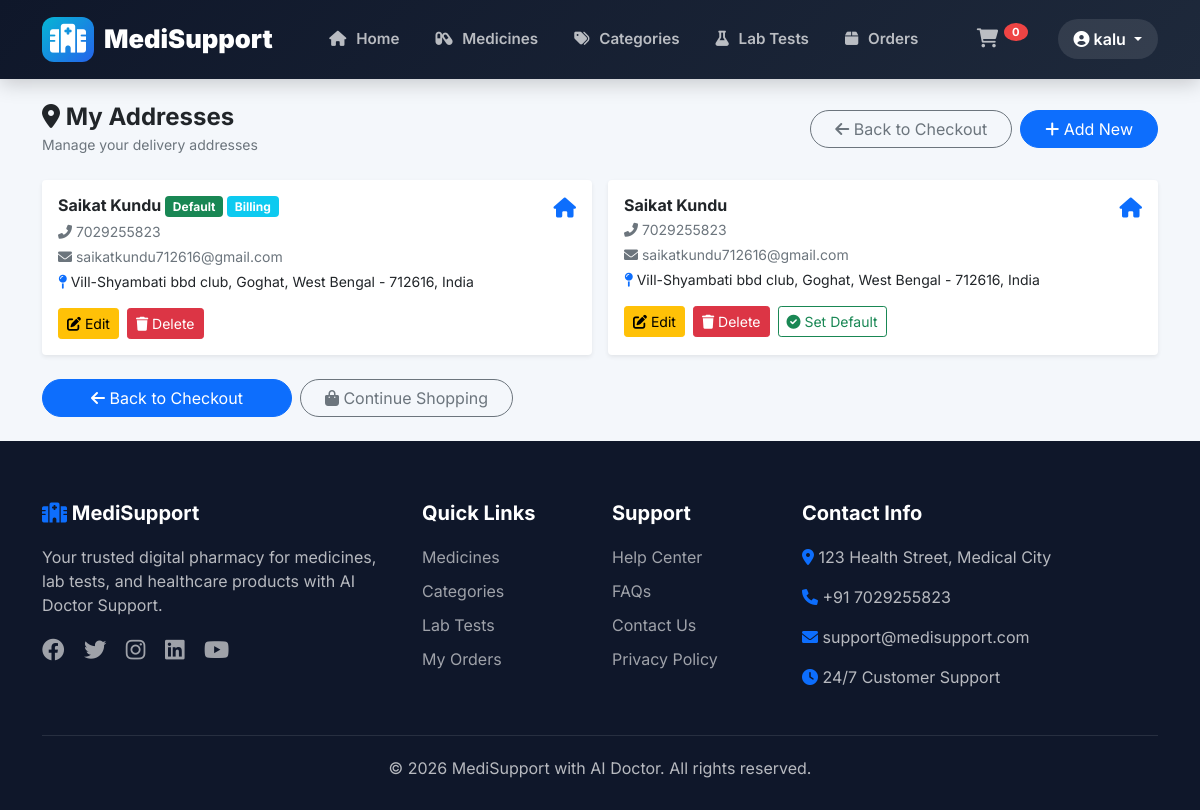
Page /addresses/ (signed in) on the committed database.
### store/models.py (models this page shows, shortened)
class UserAddress(models.Model):
    HOME = 'HOM'
    WORK = 'WRK'
    OTHER = 'OTH'
    ADDRESS_TYPES = [
        (HOME, 'Home'),
        (WORK, 'Work'),
        (OTHER, 'Other'),
    ]
    user = models.ForeignKey(User, on_delete=models.CASCADE, related_name='addresses')
    address_type = models.CharField(max_length=3, choices=ADDRESS_TYPES, default=HOME)
    address_label = models.CharField(max_length=50, blank=True)
    name = models.CharField(max_length=200)
    phone = models.CharField(max_length=15)
    alternate_phone = models.CharField(max_length=15, blank=True)
    email = models.EmailField(blank=True)
    address_line1 = models.TextField()
    address_line2 = models.TextField(blank=True)
    landmark = models.CharField(max_length=200, blank=True)
    city = models.CharField(max_length=100)
    state = models.CharField(max_length=100)
    pincode = models.CharField(max_length=10)
    country = models.CharField(max_length=100, default='India')
    latitude = models.DecimalField(max_digits=11, decimal_places=8, null=True, blank=True)
    longitude = models.DecimalField(max_digits=11, decimal_places=8, null=True, blank=True)
    is_default = models.BooleanField(default=False)
    is_billing = models.BooleanField(default=False)
    is_active = models.BooleanField(default=True)
    created_at = models.DateTimeField(auto_now_add=True)
    updated_at = models.DateTimeField(auto_now=True)
    class Meta:
        verbose_name_plural = "User Addresses"
        ordering = ['-is_default', '-created_at']
    def get_full_address(self):
        parts = [self.address_line1]
        if self.address_line2:
            parts.append(self.address_line2)
        if self.landmark:
            parts.append(f"Landmark: {self.landmark}")
        parts.append(f"{self.city}, {self.state} - {self.pincode}")
        parts.append(self.country)
        return ", ".join(parts)

### store/views.py (the view)
# urls.py: path('addresses/', views.address_list, name='address_list'),
@login_required
def address_list(request):
    addresses = UserAddress.objects.filter(user=request.user, is_active=True)
    return render(request, 'store/address_list.html', {'addresses': addresses})

### store/templates/store/address_list.html (shortened to what this page needs)
{% extends 'store/header.html' %}
{% block content %}
<div class="container py-4">
    <div class="d-flex justify-content-between align-items-center mb-4 flex-wrap gap-2">
        <div>
            <h4 class="fw-bold mb-0">
                <i class="fas fa-map-marker-alt"></i> My Addresses
            </h4>
            <small class="text-muted">Manage your delivery addresses</small>
        </div>
        <div class="d-flex gap-2">
            <a href="{% url 'store:checkout' %}" class="btn btn-outline-secondary rounded-pill px-4">
                <i class="fas fa-arrow-left"></i> Back to Checkout
            </a>
            <a href="{% url 'store:address_create' %}?next=checkout" class="btn btn-primary rounded-pill px-4">
                <i class="fas fa-plus"></i> Add New
            </a>
        </div>
    </div>
    {% if addresses %}
        <div class="row g-3">
            {% for address in addresses %}
                <div class="col-md-6">
                    <div class="card h-100 border-0 shadow-sm rounded-4 {% if address.is_default %}border-success border-2{% endif %}">
                        <div class="card-body">
                            <div class="d-flex justify-content-between align-items-start">
                                <div class="flex-grow-1">
                                    <h6 class="fw-bold mb-1">
                                        {{ address.name }}
                                        {% if address.is_default %}
                                            <span class="badge bg-success">Default</span>
                                        {% endif %}
                                        {% if address.is_billing %}
                                            <span class="badge bg-info">Billing</span>
                                        {% endif %}
                                    </h6>
                                    <p class="text-muted mb-1 small">
                                        <i class="fas fa-phone-alt"></i> {{ address.phone }}
                                    </p>
                                    {% if address.email %}
                                        <p class="text-muted mb-1 small">
                                            <i class="fas fa-envelope"></i> {{ address.email }}
                                        </p>
                                    {% endif %}
                                    <p class="mb-0 small">
                                        <i class="fas fa-map-pin text-primary"></i>
                                        {{ address.get_full_address }}
                                    </p>
                                </div>
                                <div class="text-primary ms-2">
                                    {% if address.address_type == 'HOM' %}
                                        <i class="fas fa-home fa-lg"></i>
                                    {% elif address.address_type == 'WRK' %}
                                        <i class="fas fa-briefcase fa-lg"></i>
                                    {% else %}
                                        <i class="fas fa-map-marker-alt fa-lg"></i>
                                    {% endif %}
                                </div>
                            </div>
                            <div class="mt-3 d-flex gap-2 flex-wrap">
                                <a href="{% url 'store:address_update' address.id %}?next=checkout"
                                   class="btn btn-sm btn-warning">
                                    <i class="fas fa-edit"></i> Edit
                                </a>
                                <a href="{% url 'store:address_delete' address.id %}"
                                   class="btn btn-sm btn-danger">
                                    <i class="fas fa-trash"></i> Delete
                                </a>
                                {% if not address.is_default %}
                                    <a href="{% url 'store:address_set_default' address.id %}"
                                       class="btn btn-sm btn-outline-success">
                                        <i class="fas fa-check-circle"></i> Set Default
                                    </a>
                                {% endif %}
                            </div>
                        </div>
                    </div>
                </div>
            {% endfor %}
        </div>
        <div class="mt-4 d-flex gap-2 flex-wrap">
            <a href="{% url 'store:checkout' %}" class="btn btn-primary rounded-pill px-5">
                <i class="fas fa-arrow-left"></i> Back to Checkout
            </a>
            <a href="{% url 'store:medicines' %}" class="btn btn-outline-secondary rounded-pill px-4">
                <i class="fas fa-shopping-bag"></i> Continue Shopping
            </a>
        </div>
    {% endif %}
</div>
{% endblock %}

### store/templates/store/header.html (shortened to what this page needs)
<!DOCTYPE html>
{% load static %}
<html lang="en">
<head>
    <link rel="stylesheet" href="https://cdnjs.cloudflare.com/ajax/libs/font-awesome/6.4.0/css/all.min.css">
    <link href="https://cdn.jsdelivr.net/npm/bootstrap@5.1.3/dist/css/bootstrap.min.css" rel="stylesheet">
    <link rel="stylesheet" href="https://cdn.jsdelivr.net/npm/bootstrap-icons@1.8.1/font/bootstrap-icons.css">
    <link rel="stylesheet" href="https://cdnjs.cloudflare.com/ajax/libs/font-awesome/6.0.0/css/all.min.css">
    <link rel="stylesheet" href="{% static 'css/header.css' %}">
</head>
<body>
    <nav class="navbar navbar-expand-lg custom-navbar">
        <div class="container">
            <a class="navbar-brand" href="{% url 'store:home' %}">
                <i class="fas fa-hospital"></i>
                MediSupport
            </a>
            <div class="collapse navbar-collapse" id="mainNavbar">
                <ul class="navbar-nav mx-auto">
                    <li class="nav-item">
                        <a class="nav-link {% if request.path == '/' %}active{% endif %}" href="{% url 'store:home' %}">
                            <i class="fas fa-home"></i> Home
                        </a>
                    </li>
                    <li class="nav-item">
                        <a class="nav-link {% if 'medicines' in request.path %}active{% endif %}" href="{% url 'store:medicines' %}">
                            <i class="fas fa-capsules"></i> Medicines
                        </a>
                    </li>
                    <li class="nav-item">
                        <a class="nav-link {% if 'categories' in request.path %}active{% endif %}" href="{% url 'store:category_list' %}">
                            <i class="fas fa-tags"></i> Categories
                        </a>
                    </li>
                    <li class="nav-item">
                        <a class="nav-link {% if 'lab' in request.path %}active{% endif %}" href="{% url 'store:lab_tests' %}">
                            <i class="fas fa-flask"></i> Lab Tests
                        </a>
                    </li>
                    <li class="nav-item">
                        <a class="nav-link {% if 'orders' in request.path %}active{% endif %}" href="{% url 'store:my_orders' %}">
                            <i class="fas fa-box"></i> Orders
                        </a>
                    </li>
                </ul>
                <div class="d-flex align-items-center gap-2">
                    <a href="{% url 'store:view_cart' %}" class="nav-link position-relative">
                        <span class="cart-badge">{{ cart_count|default:0 }}</span>
                    </a>
                    {% if user.is_authenticated %}
                        <div class="dropdown user-dropdown">
                            <button class="btn dropdown-toggle" type="button" data-bs-toggle="dropdown">
                                <i class="fas fa-user-circle"></i> {{ user.username }}
                            </button>
                        </div>
                    {% endif %}
                </div>
            </div>
        </div>
    </nav>
    {% block content %}{% endblock %}
    <footer class="custom-footer">
        <div class="container">
            <div class="row g-4">
                <div class="col-lg-4">
                    <h5><i class="fas fa-hospital text-primary"></i> MediSupport</h5>
                    <p>Your trusted digital pharmacy for medicines, lab tests, and healthcare products with AI Doctor Support.</p>
                    <div class="social-links mt-3">
                        <a href="#"><i class="fab fa-facebook"></i></a>
                        <a href="#"><i class="fab fa-twitter"></i></a>
                        <a href="#"><i class="fab fa-instagram"></i></a>
                        <a href="#"><i class="fab fa-linkedin"></i></a>
                        <a href="#"><i class="fab fa-youtube"></i></a>
                    </div>
                </div>
                <div class="col-lg-2">
                    <h5>Quick Links</h5>
                    <a href="{% url 'store:medicines' %}">Medicines</a>
                    <a href="{% url 'store:category_list' %}">Categories</a>
                    <a href="{% url 'store:lab_tests' %}">Lab Tests</a>
                    <a href="{% url 'store:my_orders' %}">My Orders</a>
                </div>
                <div class="col-lg-2">
                    <h5>Support</h5>
                    <a href="#">Help Center</a>
                    <a href="#">FAQs</a>
                    <a href="#">Contact Us</a>
                    <a href="#">Privacy Policy</a>
                </div>
                <div class="col-lg-4">
                    <h5>Contact Info</h5>
                    <p><i class="fas fa-map-marker-alt text-primary"></i> 123 Health Street, Medical City</p>
                    <p><i class="fas fa-phone text-primary"></i> +91 7029255823</p>
                    <p><i class="fas fa-envelope text-primary"></i> support@medisupport.com</p>
                    <p><i class="fas fa-clock text-primary"></i> 24/7 Customer Support</p>
                </div>
            </div>
            <div class="footer-bottom">
                <p class="mb-0">&copy; {% now "Y" %} MediSupport with AI Doctor. All rights reserved.</p>
            </div>
        </div>
    </footer>
</body>
</html>

### store/static/css/header.css (style rules this page uses)
* { margin: 0; padding: 0; box-sizing: border-box; }
body { font-family: 'Inter', sans-serif; background: #f4f7fb; min-height: 100vh; display: flex; flex-direction: column; }
.custom-navbar { background: linear-gradient(135deg, #0f172a 0%, #1e293b 100%); padding: 12px 0; box-shadow: 0 4px 20px rgba(0,0,0,0.2); position: sticky; top: 0; z-index: 1050; }
.custom-navbar .navbar-brand { font-weight: 900; font-size: 1.6rem; color: white; display: flex; align-items: center; gap: 10px; }
.custom-navbar .navbar-brand i { background: linear-gradient(135deg, #06b6d4, #2563eb); padding: 8px; border-radius: 12px; font-size: 1.8rem; }
.custom-navbar .nav-link { color: rgba(255,255,255,0.7) !important; font-weight: 600; padding: 10px 18px !important; border-radius: 10px; transition: all 0.3s; font-size: 0.95rem; }
.custom-navbar .nav-link i { margin-right: 6px; }
.cart-badge { background: #ef4444; color: white; border-radius: 50%; padding: 2px 8px; font-size: 0.7rem; font-weight: 700; position: relative; top: -8px; left: -4px; }
.user-dropdown .dropdown-toggle { background: rgba(255,255,255,0.1); border: none; color: white; padding: 8px 16px; border-radius: 30px; font-weight: 600; }
.custom-footer { background: #0f172a; color: rgba(255,255,255,0.7); padding: 60px 0 30px; margin-top: auto; }
.custom-footer h5 { color: white; font-weight: 700; margin-bottom: 20px; }
.custom-footer a { color: rgba(255,255,255,0.6); text-decoration: none; transition: all 0.3s; display: block; margin-bottom: 10px; }
.custom-footer .social-links a { display: inline-block; margin-right: 15px; font-size: 1.4rem; }
.custom-footer .footer-bottom { border-top: 1px solid rgba(255,255,255,0.1); padding-top: 20px; margin-top: 30px; text-align: center; }

### rows in the picture
UserAddress: name "Saikat Kundu", is_default "Default", is_billing "Billing", phone "7029255823", email "saikatkundu712616@gmail.com", get_full_address "Vill-Shyambati bbd club, Goghat, West Bengal - 712616, India", address_type "HOM" (drawn)
UserAddress: name "Saikat Kundu", phone "7029255823", email "saikatkundu712616@gmail.com", get_full_address "Vill-Shyambati bbd club, Goghat, West Bengal - 712616, India", address_type "HOM" (drawn), is_default False (drawn)

### other values in the picture
{{ cart_count|default:0 }} "0"
{{ user.username }} "kalu"
